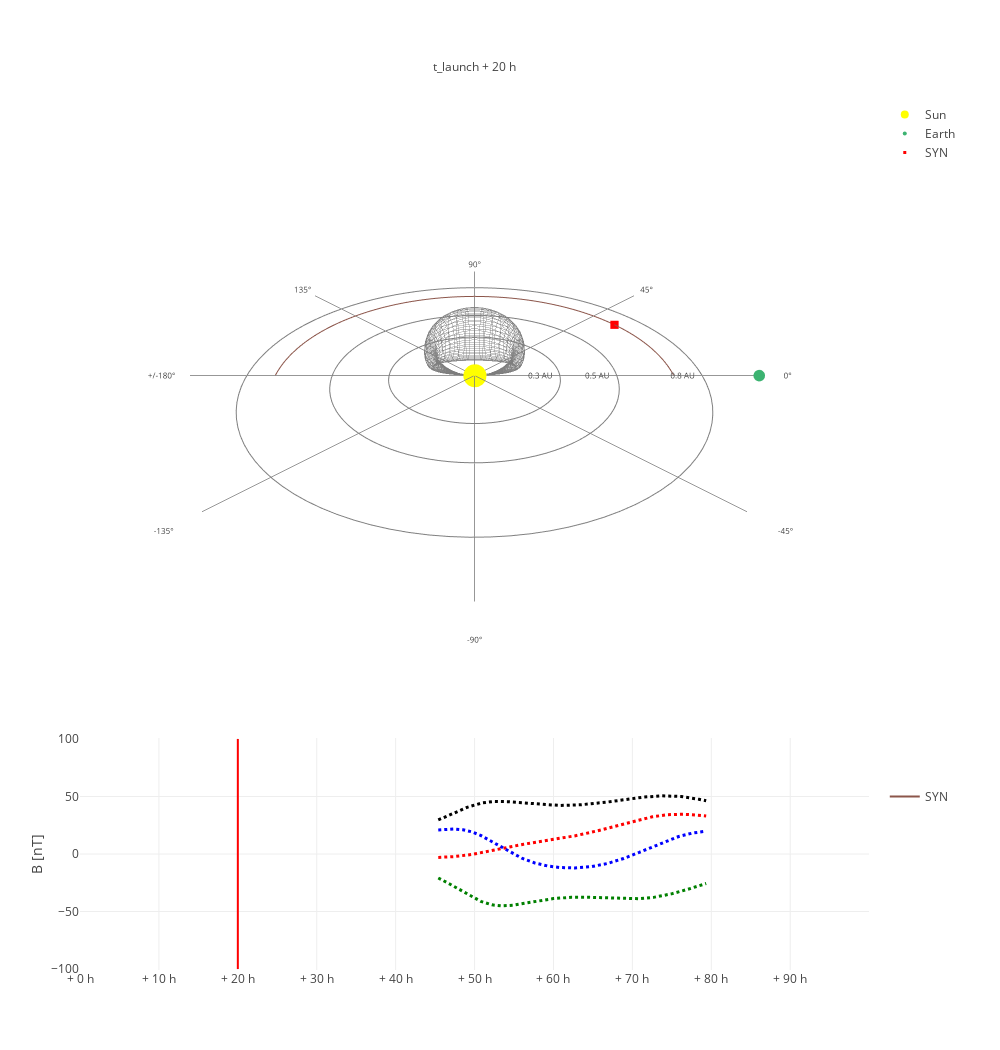

Notebook code for this chart:
### Markdown cell above
### Show insitu data and 3D Plot

### Code cell
# choose from the following plot options: "Title", "Latitudinal Grid", "Longitudinal Grid","Trajectories","Synthetic Event","Catalog Event","AU axis","Trajectories","Parker Spiral","Catalog Event", "Timer"
plot_options = [
    "Longitudinal Grid",
    "Synthetic Event",
    "AU axis",
    "Timer"]

# choose from the following spacecraft: "SOLO", "PSP", "BEPI", "Wind","STEREO-A", "SYN"
spacecraftoptions =["SYN"]

# choose from the following bodies: "Sun", "Mercury", "Venus","Earth"
bodyoptions = ["Sun", "Earth"]

modelstatevars = [longit, latitu, inc, dia, asp, l_rad, l_vel, exp_rat, b_drag, bg_vel, t_fac, mag_dec, mag_strength]

view_legend_insitu = True
insitu = True
positions = True
plottheme = 'light-simple' # 'dark', 'light', 'dark-simple', 'light-simple'
currenttimeslider = 20
launchlabel = None
rinput = 0.7
lonput = 0
latput = 0

deltatime = 100
longmove = 0.03

camera = [1.0,-30,0] #'auto' give r, lon and lat
# this function creates the figure

longmove_array = get_longmove_array(longmove, rinput,lonput,latput, graphstore)

#print(longmove_array)

checkanim = check_animation(longmove_array, plottheme, graphstore, reference_frame, rinput, lonput, latput, currenttimeslider, eventinfo, launchlabel, plot_options, spacecraftoptions, bodyoptions,  insitu, positions, view_legend_insitu, camera.copy(), posstore, *modelstatevars)
#checkanim.write_html("checkanim.html")
checkanim

### Figure 1 — Plotly figure (JSON) as saved in the notebook; plotly's stock layout.template omitted (floating-point values rounded to 4 significant figures; data arrays with more than 128 entries replaced by an {"elided": "..."} marker saying what was removed)
{"data": [{"line": {"color": "rgba(100, 100, 100, 0.8)", "width": 1}, "mode": "lines", "scene": "scene", "showlegend": false, "type": "scatter3d", "x": {"elided": "1369 float values"}, "y": {"elided": "1369 float values"}, "z": {"elided": "1369 float values"}}, {"line": {"color": "rgba(100, 100, 100, 0.8)", "width": 1}, "mode": "lines", "scene": "scene", "showlegend": false, "type": "scatter3d", "x": {"elided": "1369 float values"}, "y": {"elided": "1369 float values"}, "z": {"elided": "1369 float values"}}, {"legendgroup": "1", "marker": {"color": "yellow", "size": 8}, "mode": "markers", "name": "Sun", "scene": "scene", "type": "scatter3d", "x": [0], "y": [0], "z": [0]}, {"legendgroup": "1", "marker": {"color": "mediumseagreen", "size": 4}, "mode": "markers", "name": "Earth", "scene": "scene", "type": "scatter3d", "x": [1], "y": [0], "z": [0]}, {"customdata": [[0.7, 0, 0]], "hovertemplate": "<b>(x, y, z):</b> (%{x:.2f} AU, %{y:.2f} AU, %{z:.2f} AU)<br><b>(r, lon, lat):</b> (%{customdata[0]:.2f} AU, %{customdata[2]:.2f}°, %{customdata[1]:.2f}°)<extra>SYN</extra>", "legendgroup": "1", "marker": {"color": "red", "size": 3, "symbol": "square"}, "mode": "markers", "name": "SYN", "scene": "scene", "showlegend": true, "type": "scatter3d", "x": [0.5663], "y": [0.4114], "z": [4.286e-17]}, {"mode": "lines", "name": "SYN", "scene": "scene", "type": "scatter3d", "x": {"elided": "6000 float values"}, "y": {"elided": "6000 float values"}, "z": {"elided": "6000 float values"}}, {"hoverinfo": "skip", "line": {"color": "gray"}, "mode": "lines", "scene": "scene", "showlegend": false, "type": "scatter3d", "x": [0.3, 0.2994, 0.2976, 0.2946, 0.2904, 0.285, 0.2785, 0.2709, 0.2622, 0.2524, 0.2416, 0.2298, 0.2171, 0.2036, 0.1892, 0.174, 0.1582, 0.1417, 0.1246, 0.1071, 0.08908, 0.07073, 0.05209, 0.03325, 0.01427, -0.00476, -0.02377, -0.04269, -0.06144, -0.07994, -0.09812, -0.1159, -0.1332, -0.15, -0.1662, -0.1817, -0.1965, -0.2104, -0.2236, -0.2358, -0.2471, -0.2574, -0.2667, -0.2748, -0.2819, -0.2878, -0.2926, -0.2962, -0.2986, -0.2998, -0.2998, -0.2986, -0.2962, -0.2926, -0.2878, -0.2819, -0.2748, -0.2667, -0.2574, -0.2471, -0.2358, -0.2236, -0.2104, -0.1965, -0.1817, -0.1662, -0.15, -0.1332, -0.1159, -0.09812, -0.07994, -0.06144, -0.04269, -0.02377, -0.00476, 0.01427, 0.03325, 0.05209, 0.07073, 0.08908, 0.1071, 0.1246, 0.1417, 0.1582, 0.174, 0.1892, 0.2036, 0.2171, 0.2298, 0.2416, 0.2524, 0.2622, 0.2709, 0.2785, 0.285, 0.2904, 0.2946, 0.2976, 0.2994, 0.3], "y": [0, 0.01903, 0.03798, 0.05678, 0.07534, 0.09361, 0.1115, 0.1289, 0.1459, 0.1622, 0.1779, 0.1928, 0.207, 0.2204, 0.2328, 0.2444, 0.2549, 0.2644, 0.2729, 0.2802, 0.2865, 0.2915, 0.2954, 0.2982, 0.2997, 0.3, 0.2991, 0.2969, 0.2936, 0.2892, 0.2835, 0.2767, 0.2688, 0.2598, 0.2498, 0.2387, 0.2267, 0.2138, 0.2, 0.1854, 0.1701, 0.1541, 0.1375, 0.1203, 0.1026, 0.08452, 0.06609, 0.0474, 0.02852, 0.009518, -0.009518, -0.02852, -0.0474, -0.06609, -0.08452, -0.1026, -0.1203, -0.1375, -0.1541, -0.1701, -0.1854, -0.2, -0.2138, -0.2267, -0.2387, -0.2498, -0.2598, -0.2688, -0.2767, -0.2835, -0.2892, -0.2936, -0.2969, -0.2991, -0.3, -0.2997, -0.2982, -0.2954, -0.2915, -0.2865, -0.2802, -0.2729, -0.2644, -0.2549, -0.2444, -0.2328, -0.2204, -0.207, -0.1928, -0.1779, -0.1622, -0.1459, -0.1289, -0.1115, -0.09361, -0.07534, -0.05678, -0.03798, -0.01903, -7.348e-17], "z": [0, 0, 0, 0, 0, 0, 0, 0, 0, 0, 0, 0, 0, 0, 0, 0, 0, 0, 0, 0, 0, 0, 0, 0, 0, 0, 0, 0, 0, 0, 0, 0, 0, 0, 0, 0, 0, 0, 0, 0, 0, 0, 0, 0, 0, 0, 0, 0, 0, 0, 0, 0, 0, 0, 0, 0, 0, 0, 0, 0, 0, 0, 0, 0, 0, 0, 0, 0, 0, 0, 0, 0, 0, 0, 0, 0, 0, 0, 0, 0, 0, 0, 0, 0, 0, 0, 0, 0, 0, 0, 0, 0, 0, 0, 0, 0, 0, 0, 0, 0]}, {"hoverinfo": "skip", "mode": "text", "scene": "scene", "showlegend": false, "text": ["0.3 AU"], "textfont": {"size": 8}, "textposition": "middle left", "type": "scatter3d", "x": [0.3], "y": [0], "z": [0]}, {"hoverinfo": "skip", "line": {"color": "gray"}, "mode": "lines", "scene": "scene", "showlegend": false, "type": "scatter3d", "x": [0.5, 0.499, 0.496, 0.491, 0.484, 0.475, 0.4642, 0.4515, 0.4369, 0.4206, 0.4026, 0.383, 0.3619, 0.3393, 0.3153, 0.29, 0.2636, 0.2361, 0.2077, 0.1784, 0.1485, 0.1179, 0.08682, 0.05542, 0.02379, -0.007933, -0.03962, -0.07116, -0.1024, -0.1332, -0.1635, -0.1932, -0.222, -0.25, -0.277, -0.3028, -0.3274, -0.3507, -0.3726, -0.393, -0.4118, -0.429, -0.4444, -0.4581, -0.4698, -0.4797, -0.4877, -0.4937, -0.4977, -0.4997, -0.4997, -0.4977, -0.4937, -0.4877, -0.4797, -0.4698, -0.4581, -0.4444, -0.429, -0.4118, -0.393, -0.3726, -0.3507, -0.3274, -0.3028, -0.277, -0.25, -0.222, -0.1932, -0.1635, -0.1332, -0.1024, -0.07116, -0.03962, -0.007933, 0.02379, 0.05542, 0.08682, 0.1179, 0.1485, 0.1784, 0.2077, 0.2361, 0.2636, 0.29, 0.3153, 0.3393, 0.3619, 0.383, 0.4026, 0.4206, 0.4369, 0.4515, 0.4642, 0.475, 0.484, 0.491, 0.496, 0.499, 0.5], "y": [0, 0.03171, 0.0633, 0.09463, 0.1256, 0.156, 0.1858, 0.2149, 0.2431, 0.2703, 0.2965, 0.3214, 0.345, 0.3673, 0.3881, 0.4073, 0.4249, 0.4407, 0.4548, 0.4671, 0.4775, 0.4859, 0.4924, 0.4969, 0.4994, 0.4999, 0.4984, 0.4949, 0.4894, 0.4819, 0.4725, 0.4612, 0.448, 0.433, 0.4163, 0.3979, 0.3779, 0.3563, 0.3334, 0.3091, 0.2835, 0.2568, 0.2291, 0.2005, 0.171, 0.1409, 0.1102, 0.079, 0.04753, 0.01586, -0.01586, -0.04753, -0.079, -0.1102, -0.1409, -0.171, -0.2005, -0.2291, -0.2568, -0.2835, -0.3091, -0.3334, -0.3563, -0.3779, -0.3979, -0.4163, -0.433, -0.448, -0.4612, -0.4725, -0.4819, -0.4894, -0.4949, -0.4984, -0.4999, -0.4994, -0.4969, -0.4924, -0.4859, -0.4775, -0.4671, -0.4548, -0.4407, -0.4249, -0.4073, -0.3881, -0.3673, -0.345, -0.3214, -0.2965, -0.2703, -0.2431, -0.2149, -0.1858, -0.156, -0.1256, -0.09463, -0.0633, -0.03171, -1.225e-16], "z": [0, 0, 0, 0, 0, 0, 0, 0, 0, 0, 0, 0, 0, 0, 0, 0, 0, 0, 0, 0, 0, 0, 0, 0, 0, 0, 0, 0, 0, 0, 0, 0, 0, 0, 0, 0, 0, 0, 0, 0, 0, 0, 0, 0, 0, 0, 0, 0, 0, 0, 0, 0, 0, 0, 0, 0, 0, 0, 0, 0, 0, 0, 0, 0, 0, 0, 0, 0, 0, 0, 0, 0, 0, 0, 0, 0, 0, 0, 0, 0, 0, 0, 0, 0, 0, 0, 0, 0, 0, 0, 0, 0, 0, 0, 0, 0, 0, 0, 0, 0]}, {"hoverinfo": "skip", "mode": "text", "scene": "scene", "showlegend": false, "text": ["0.5 AU"], "textfont": {"size": 8}, "textposition": "middle left", "type": "scatter3d", "x": [0.5], "y": [0], "z": [0]}, {"hoverinfo": "skip", "line": {"color": "gray"}, "mode": "lines", "scene": "scene", "showlegend": false, "type": "scatter3d", "x": [0.8, 0.7984, 0.7936, 0.7855, 0.7744, 0.7601, 0.7427, 0.7223, 0.6991, 0.673, 0.6442, 0.6128, 0.579, 0.5428, 0.5044, 0.464, 0.4218, 0.3778, 0.3323, 0.2855, 0.2375, 0.1886, 0.1389, 0.08867, 0.03807, -0.01269, -0.0634, -0.1139, -0.1638, -0.2132, -0.2617, -0.3091, -0.3553, -0.4, -0.4431, -0.4845, -0.5239, -0.5612, -0.5962, -0.6288, -0.6589, -0.6864, -0.7111, -0.7329, -0.7518, -0.7676, -0.7803, -0.79, -0.7964, -0.7996, -0.7996, -0.7964, -0.79, -0.7803, -0.7676, -0.7518, -0.7329, -0.7111, -0.6864, -0.6589, -0.6288, -0.5962, -0.5612, -0.5239, -0.4845, -0.4431, -0.4, -0.3553, -0.3091, -0.2617, -0.2132, -0.1638, -0.1139, -0.0634, -0.01269, 0.03807, 0.08867, 0.1389, 0.1886, 0.2375, 0.2855, 0.3323, 0.3778, 0.4218, 0.464, 0.5044, 0.5428, 0.579, 0.6128, 0.6442, 0.673, 0.6991, 0.7223, 0.7427, 0.7601, 0.7744, 0.7855, 0.7936, 0.7984, 0.8], "y": [0, 0.05074, 0.1013, 0.1514, 0.2009, 0.2496, 0.2973, 0.3438, 0.389, 0.4325, 0.4743, 0.5142, 0.5521, 0.5877, 0.6209, 0.6517, 0.6798, 0.7052, 0.7277, 0.7473, 0.7639, 0.7774, 0.7878, 0.7951, 0.7991, 0.7999, 0.7975, 0.7919, 0.783, 0.7711, 0.756, 0.7379, 0.7168, 0.6928, 0.6661, 0.6366, 0.6046, 0.5702, 0.5334, 0.4945, 0.4536, 0.4109, 0.3666, 0.3207, 0.2736, 0.2254, 0.1762, 0.1264, 0.07604, 0.02538, -0.02538, -0.07604, -0.1264, -0.1762, -0.2254, -0.2736, -0.3207, -0.3666, -0.4109, -0.4536, -0.4945, -0.5334, -0.5702, -0.6046, -0.6366, -0.6661, -0.6928, -0.7168, -0.7379, -0.756, -0.7711, -0.783, -0.7919, -0.7975, -0.7999, -0.7991, -0.7951, -0.7878, -0.7774, -0.7639, -0.7473, -0.7277, -0.7052, -0.6798, -0.6517, -0.6209, -0.5877, -0.5521, -0.5142, -0.4743, -0.4325, -0.389, -0.3438, -0.2973, -0.2496, -0.2009, -0.1514, -0.1013, -0.05074, -1.959e-16], "z": [0, 0, 0, 0, 0, 0, 0, 0, 0, 0, 0, 0, 0, 0, 0, 0, 0, 0, 0, 0, 0, 0, 0, 0, 0, 0, 0, 0, 0, 0, 0, 0, 0, 0, 0, 0, 0, 0, 0, 0, 0, 0, 0, 0, 0, 0, 0, 0, 0, 0, 0, 0, 0, 0, 0, 0, 0, 0, 0, 0, 0, 0, 0, 0, 0, 0, 0, 0, 0, 0, 0, 0, 0, 0, 0, 0, 0, 0, 0, 0, 0, 0, 0, 0, 0, 0, 0, 0, 0, 0, 0, 0, 0, 0, 0, 0, 0, 0, 0, 0]}, {"hoverinfo": "skip", "mode": "text", "scene": "scene", "showlegend": false, "text": ["0.8 AU"], "textfont": {"size": 8}, "textposition": "middle left", "type": "scatter3d", "x": [0.8], "y": [0], "z": [0]}, {"hoverinfo": "skip", "line": {"color": "rgba(100, 100, 100, 0.8)"}, "mode": "lines", "name": "-180°", "scene": "scene", "showlegend": false, "type": "scatter3d", "x": [0, -1], "y": [0, -1.225e-16], "z": [0, 0]}, {"hoverinfo": "skip", "mode": "text", "scene": "scene", "showlegend": false, "text": ["+/-180°"], "textfont": {"size": 8}, "textposition": "middle center", "type": "scatter3d", "x": [-1.1], "y": [-1.347e-16], "z": [0]}, {"hoverinfo": "skip", "line": {"color": "rgba(100, 100, 100, 0.8)"}, "mode": "lines", "name": "-135°", "scene": "scene", "showlegend": false, "type": "scatter3d", "x": [0, -0.7071], "y": [0, -0.7071], "z": [0, 0]}, {"hoverinfo": "skip", "mode": "text", "scene": "scene", "showlegend": false, "text": ["-135°"], "textfont": {"size": 8}, "textposition": "middle center", "type": "scatter3d", "x": [-0.7778], "y": [-0.7778], "z": [0]}, {"hoverinfo": "skip", "line": {"color": "rgba(100, 100, 100, 0.8)"}, "mode": "lines", "name": "-90°", "scene": "scene", "showlegend": false, "type": "scatter3d", "x": [0, 6.123e-17], "y": [0, -1], "z": [0, 0]}, {"hoverinfo": "skip", "mode": "text", "scene": "scene", "showlegend": false, "text": ["-90°"], "textfont": {"size": 8}, "textposition": "middle center", "type": "scatter3d", "x": [6.736e-17], "y": [-1.1], "z": [0]}, {"hoverinfo": "skip", "line": {"color": "rgba(100, 100, 100, 0.8)"}, "mode": "lines", "name": "-45°", "scene": "scene", "showlegend": false, "type": "scatter3d", "x": [0, 0.7071], "y": [0, -0.7071], "z": [0, 0]}, {"hoverinfo": "skip", "mode": "text", "scene": "scene", "showlegend": false, "text": ["-45°"], "textfont": {"size": 8}, "textposition": "middle center", "type": "scatter3d", "x": [0.7778], "y": [-0.7778], "z": [0]}, {"hoverinfo": "skip", "line": {"color": "rgba(100, 100, 100, 0.8)"}, "mode": "lines", "name": "0°", "scene": "scene", "showlegend": false, "type": "scatter3d", "x": [0, 1], "y": [0, 0], "z": [0, 0]}, {"hoverinfo": "skip", "mode": "text", "scene": "scene", "showlegend": false, "text": ["0°"], "textfont": {"size": 8}, "textposition": "middle center", "type": "scatter3d", "x": [1.1], "y": [0], "z": [0]}, {"hoverinfo": "skip", "line": {"color": "rgba(100, 100, 100, 0.8)"}, "mode": "lines", "name": "45°", "scene": "scene", "showlegend": false, "type": "scatter3d", "x": [0, 0.7071], "y": [0, 0.7071], "z": [0, 0]}, {"hoverinfo": "skip", "mode": "text", "scene": "scene", "showlegend": false, "text": ["45°"], "textfont": {"size": 8}, "textposition": "middle center", "type": "scatter3d", "x": [0.7778], "y": [0.7778], "z": [0]}, {"hoverinfo": "skip", "line": {"color": "rgba(100, 100, 100, 0.8)"}, "mode": "lines", "name": "90°", "scene": "scene", "showlegend": false, "type": "scatter3d", "x": [0, 6.123e-17], "y": [0, 1], "z": [0, 0]}, {"hoverinfo": "skip", "mode": "text", "scene": "scene", "showlegend": false, "text": ["90°"], "textfont": {"size": 8}, "textposition": "middle center", "type": "scatter3d", "x": [6.736e-17], "y": [1.1], "z": [0]}, {"hoverinfo": "skip", "line": {"color": "rgba(100, 100, 100, 0.8)"}, "mode": "lines", "name": "135°", "scene": "scene", "showlegend": false, "type": "scatter3d", "x": [0, -0.7071], "y": [0, 0.7071], "z": [0, 0]}, {"hoverinfo": "skip", "mode": "text", "scene": "scene", "showlegend": false, "text": ["135°"], "textfont": {"size": 8}, "textposition": "middle center", "type": "scatter3d", "x": [-0.7778], "y": [0.7778], "z": [0]}, {"legendgroup": "2", "line": {"color": "red", "dash": "dot", "width": 3}, "name": "Br_synth", "type": "scatter", "x": {"elided": "6000 str values"}, "xaxis": "x", "y": {"elided": "6000 float values"}, "yaxis": "y"}, {"legendgroup": "2", "line": {"color": "green", "dash": "dot", "width": 3}, "name": "Bt_synth", "type": "scatter", "x": {"elided": "6000 str values"}, "xaxis": "x", "y": {"elided": "6000 float values"}, "yaxis": "y"}, {"legendgroup": "2", "line": {"color": "blue", "dash": "dot", "width": 3}, "name": "Bn_synth", "type": "scatter", "x": {"elided": "6000 str values"}, "xaxis": "x", "y": {"elided": "6000 float values"}, "yaxis": "y"}, {"legendgroup": "2", "line": {"color": "black", "dash": "dot", "width": 3}, "name": "Btot_synth", "type": "scatter", "x": {"elided": "6000 str values"}, "xaxis": "x", "y": {"elided": "6000 float values"}, "yaxis": "y"}], "layout": {"annotations": [{"showarrow": false, "text": "t_launch + 20 h", "x": 0.5, "xref": "paper", "y": 1.05, "yref": "paper"}], "height": 1050, "legend": {"tracegroupgap": 625}, "plot_bgcolor": "rgba(0,0,0,0)", "scene": {"aspectmode": "cube", "bgcolor": "rgba(0,0,0,0)", "camera": {"eye": {"x": -5.303e-17, "y": -0.866, "z": 0.5}}, "domain": {"x": [0, 1], "y": [0.3667, 1]}, "xaxis": {"showgrid": false, "showline": false, "showspikes": false, "showticklabels": false, "title": {"text": ""}, "zeroline": false}, "yaxis": {"showgrid": false, "showline": false, "showspikes": false, "showticklabels": false, "title": {"text": ""}, "zeroline": false}, "zaxis": {"range": [0, 0], "showgrid": false, "showline": false, "showspikes": false, "showticklabels": false, "title": {"text": ""}, "zeroline": false}}, "shapes": [{"fillcolor": "Red", "layer": "above", "line": {"color": "Red", "width": 2}, "type": "line", "x0": "2012-12-22T02:00:00", "x1": "2012-12-22T02:00:00", "xref": "x", "y0": -100, "y1": 100, "yref": "y"}], "showlegend": true, "width": 1000, "xaxis": {"anchor": "y", "domain": [0, 1], "rangeslider": {"visible": false}, "showgrid": true, "showline": false, "showspikes": true, "showticklabels": true, "spikedash": "solid", "spikemode": "across", "spikesnap": "cursor", "spikethickness": 1, "ticktext": ["+ 0 h", "+ 10 h", "+ 20 h", "+ 30 h", "+ 40 h", "+ 50 h", "+ 60 h", "+ 70 h", "+ 80 h", "+ 90 h"], "tickvals": ["2012-12-21T06:00:00", "2012-12-21T16:00:00", "2012-12-22T02:00:00", "2012-12-22T12:00:00", "2012-12-22T22:00:00", "2012-12-23T08:00:00", "2012-12-23T18:00:00", "2012-12-24T04:00:00", "2012-12-24T14:00:00", "2012-12-25T00:00:00"], "zeroline": false}, "yaxis": {"anchor": "x", "domain": [0, 0.2667], "range": [null, null], "showgrid": true, "showline": false, "showspikes": true, "showticklabels": true, "spikedash": "solid", "spikemode": "across", "spikesnap": "cursor", "spikethickness": 1, "title": {"text": "B [nT]"}, "zeroline": false}}}
